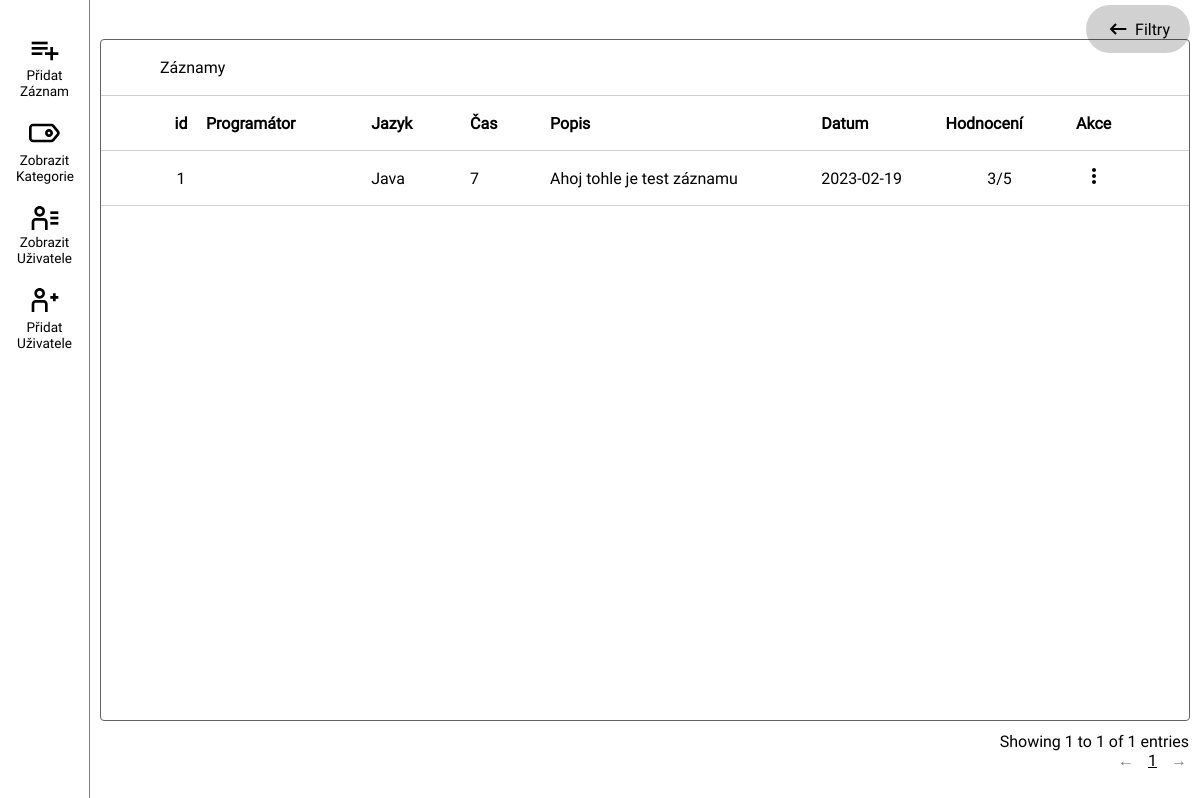
The app's page /app/ (signed in), older data.
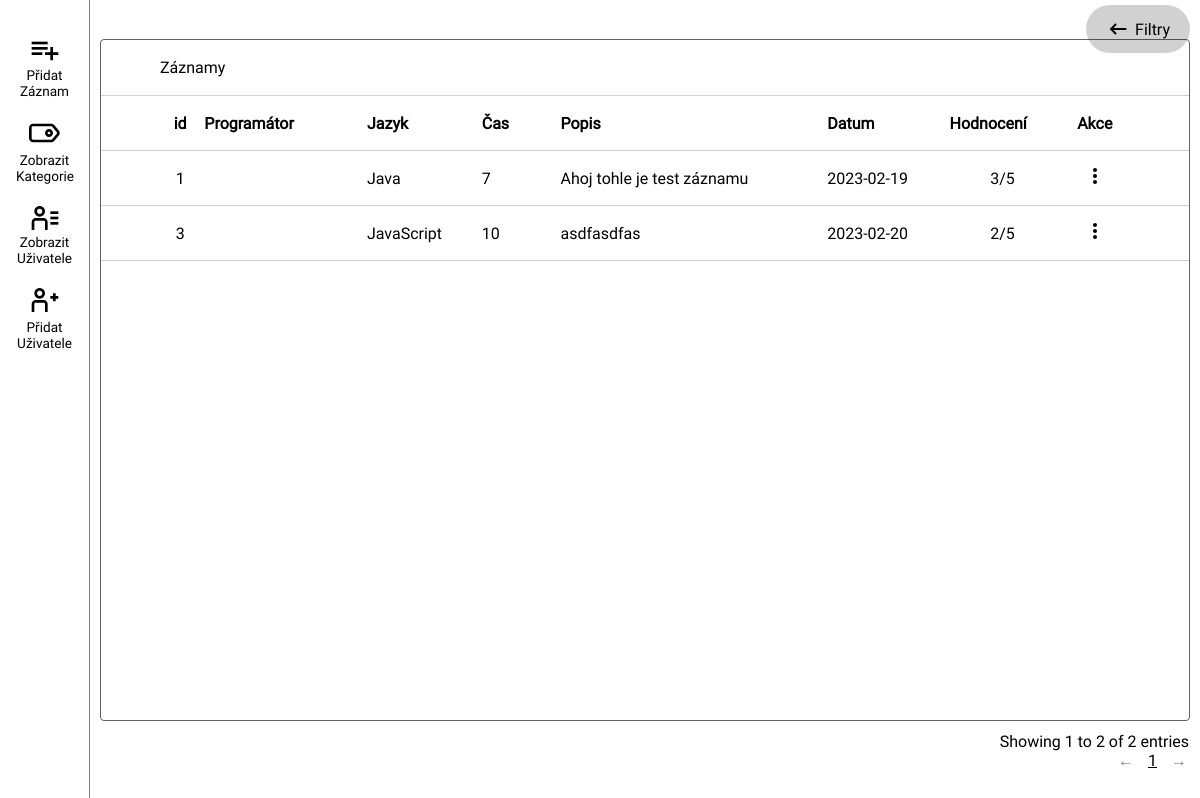
The same page, newer data.
### tables this page shows
CREATE TABLE "records"
(
    "id"              INTEGER,
    "dates"           DATE NOT NULL,
    "timeInMinutes"   INT  NOT NULL,
    "programmingLang" TEXT NOT NULL,
    "rating"          INT  NOT NULL,
    "description"     TEXT NOT NULL,
    "user_id"         INT  NOT NULL,
    PRIMARY KEY ("id" AUTOINCREMENT)
);

### app.py (the view)
@app.route('/')
@app.route('/app/', methods=["GET", "POST"])
@login_required
def app_wind():
    conn = db.get_db_connection()
    programmers = conn.execute("SELECT * FROM users").fetchall()
    categorie = conn.execute("SELECT * FROM categories WHERE user_id = ?", (protected_id(),)).fetchall()
    conn.close()
    return render_template('records.html', texts=sorting.pre_sort(None, None, None, None,
                                                                  None, None, None, current_user.get_id()),
                           defs=proglangs,
                           programmers=programmers, categories=categorie, users=programmers,
                           user_perm=protected_user_perm())

### app.py (called while the page is built)
@login_manager.user_loader
def load_user(user_id):
    print("users_load")
    conn = db.get_db_connection()
    cursor = conn.cursor()
    cursor.execute("SELECT * FROM users WHERE id = ?", (user_id,))
    user = cursor.fetchone()
    if user is None:
        return None
    user = User(id=user[0], username=user[1], email=user[2], password=user[3])
    return user

@app.route('/protected/get_user_id/')
@login_required
def protected_id():
    return current_user.get_id()

@app.route('/protected/get_user_perm/')
@login_required
def protected_user_perm():
    conn = db.get_db_connection()
    record = conn.execute("""SELECT role FROM users WHERE id=?""", (current_user.get_id(),)).fetchall()
    conn.close()
    return str(record[0][0])

### db.py (called while the page is built)
def get_db_connection():  # napojení se na databázi
    conn = sqlite3.connect(databasePath)
    conn.row_factory = sqlite3.Row
    return conn

### templates/records.html (shortened to what this page needs)
<!DOCTYPE html>
<html lang="en">
<head>
    {% include 'rootFiles/css_files.html' %}
</head>
<body style="overflow-x: hidden">
    <div style="max-width: 90px; width: 100%">
        {% include 'action_tab.html' %}
    </div>
    <div>
        <div style="position:absolute; right: 10px; top: 5px;z-index: 11; " class="button_filters_wrap">
            <div class="arrow_filters_button"
                 style="min-width: 48px; height: 48px; border-radius: 48px; background-color: rgba(0,0,0,0.18);display: flex; align-items: center; justify-content: center; padding: 10px 20px">
                <div style="display: flex; margin-right: 5px;">
                    <svg
                            width="24"
                            height="24"
                            viewBox="0 0 24 24"
                            fill="none"
                            xmlns="http://www.w3.org/2000/svg"
                            class="arrow_filters"
                    >
                        <path
                                d="M20.3284 11.0001V13.0001L7.50011 13.0001L10.7426 16.2426L9.32842 17.6568L3.67157 12L9.32842 6.34314L10.7426 7.75735L7.49988 11.0001L20.3284 11.0001Z"
                                fill="currentColor"
                        />
                    </svg>
                </div>
                <div>
                    Filtry
                </div>
            </div>
        </div>
    </div>
    <div class="table_center">
        <div id="table">
            {% include 'customElements/table_row.html' %}
        </div>
    </div>
</body>
</html>

### templates/customElements/table_row.html (shortened to what this page needs)
<div style="border: 1px #626262 solid; border-radius: 4px; margin: 10px">
    <div style="">
        <div style="width: 100%; height: 55px; display: flex; align-items: center">
            <div style="display: flex; width: 100%; align-items: center; position:relative;">
                <div style="position:absolute; left: 59px">
                    <span>Záznamy</span>
                </div>
            </div>
        </div>
    </div>
    <table id="records_table" style="" class="display">
        <thead>
        <tr style=" height: 55px;">
            <th class="datatable-nosort">
                id
            </th>
            <th id="sort-button-programmer" class="ui-sort-control">
                <div style="display: flex; align-items: center;">
                    <span>
                        Programátor
                    </span>
                </div>
            </th>
            <th id="sort-button-programLang" class="ui-sort-control">
                <div style="display: flex; align-items: center;">
                    <span>
                        Jazyk
                    </span>
                </div>
            </th>
            <th id="sort-button-time" class="ui-sort-control">
                <div style="display: flex; align-items: center;">
                    <span>
                        Čas
                    </span>
                </div>
            </th>
            <th style="cursor: auto;cursor: default;">
                Popis
            </th>
            <th id="sort-button-date" class="ui-sort-control">
                <div style="display: flex; align-items: center;">
                    <span>
                        Datum
                    </span>
                </div>
            </th>
            <th id="sort-button-rating" class="ui-sort-control">
                <div style="display: flex; align-items: center;">
                    <span>
                        Hodnocení
                    </span>
                </div>
            </th>
            <th style="cursor: default;">Akce</th>
        </tr>
        </thead>
        <tbody id="table-content">
        {% for record in texts %}
            <tr style="">
                <td style="text-align: center; position:relative;">
                    {{ record.id }}
                </td>
                <td>{{ record.programmer }}</td>
                <td>{{ record.programmingLang }}</td>
                <td style="text-align: left">{{ record.timeInMinutes }}</td>
                <td style="max-height: 55px; overflow-y: auto"><span class="short_desc">{{ record.description }}</span>
                </td>
                <td>{{ record.dates }}</td>
                <td style="text-align: center">{{ record.rating }}/5</td>
                <td>
                    <div>
                        <a style="cursor:pointer;" class="contextMenu_record_more_section">
                        </a>
                    </div>
                </td>
            </tr>
        {% endfor %}
        </tbody>
    </table>
</div>

Row changes from the older to the newer data that the page shows:
added records: id "3", programmingLang "JavaScript", timeInMinutes "10", description "asdfasdfas", dates "2023-02-20", rating "2"
Text that changed along with them:
text written by a page script: "Showing 1 to 1 of 1 entries ← 1 →" → "Showing 1 to 2 of 2 entries ← 1 →"
